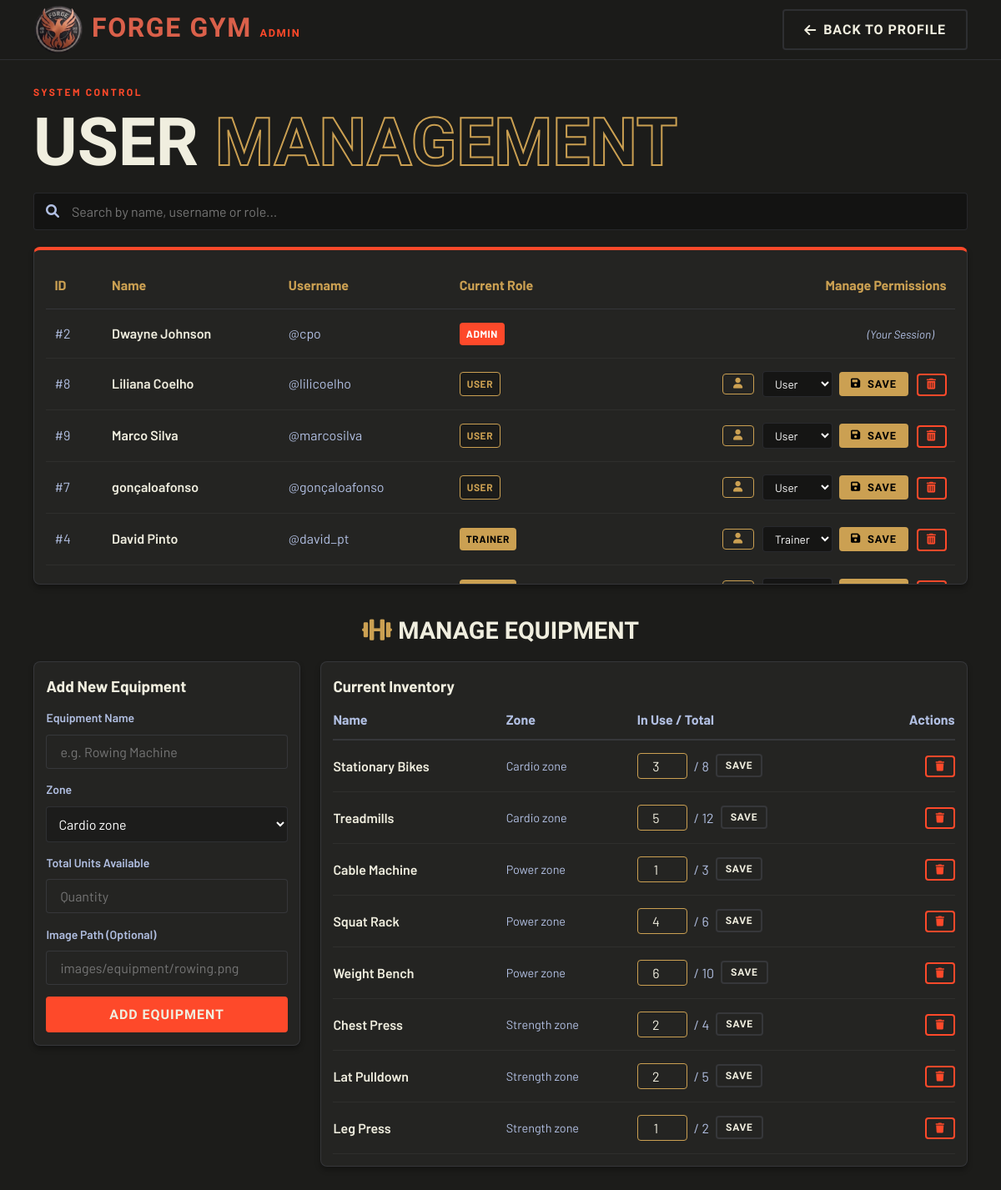
/pages/admin_dashboard.php (signed in), run on the app's committed database.
### tables this page shows
CREATE TABLE users (
    id INTEGER PRIMARY KEY AUTOINCREMENT,
    name TEXT NOT NULL,
    username TEXT UNIQUE NOT NULL,
    email TEXT UNIQUE NOT NULL,
    password TEXT NOT NULL, 
    profile_photo TEXT DEFAULT 'images/profiles/default.png',
    role TEXT DEFAULT 'user', -- Pode ser 'admin', 'trainer', ou 'user'
    plan TEXT DEFAULT 'none', -- O plano de treino do utilizador (ex: Basic, Premium, none)
    trainer_id INTEGER DEFAULT NULL, -- Se for um 'trainer', guarda o ID correspondente da tabela trainers
    FOREIGN KEY (trainer_id) REFERENCES trainers(id)
);

CREATE TABLE equipment (
    id          INTEGER PRIMARY KEY AUTOINCREMENT,
    name        TEXT    NOT NULL,
    zone        TEXT    NOT NULL,
    total_units INTEGER NOT NULL DEFAULT 0,
    in_use      INTEGER NOT NULL DEFAULT 0,
    image_path  TEXT,
    CHECK (in_use >= 0),
    CHECK (in_use <= total_units)
);

### pages/admin_dashboard.php (the view, shortened to what this page needs)
<?php
try {
    $pdo = new PDO('sqlite:' . DB_PATH);
    $pdo->setAttribute(PDO::ATTR_ERRMODE, PDO::ERRMODE_EXCEPTION);
    $users = $pdo->query("SELECT id, name, username, email, role, trainer_id FROM users ORDER BY role ASC, name ASC")->fetchAll(PDO::FETCH_ASSOC);
} catch (PDOException $e) {
    die("Database connection failed: " . $e->getMessage());
}
?>
<!DOCTYPE html>
<html lang="en">
<head>
  <link rel="stylesheet" href="../css/style.css" />
  <link rel="stylesheet" href="https://cdnjs.cloudflare.com/ajax/libs/font-awesome/6.0.0/css/all.min.css">
</head>
  <body style="background: var(--color-bg);">
    <header class="header">
      <div class="container header__inner">
        <a href="../index.php" class="logo" aria-label="FORGE GYM homepage">
          <img src="../images/logo.png" alt="FORGE GYM" class="logo__img" />
          <span class="logo__text">FORGE GYM <span style="color: var(--color-accent); font-size: 0.8rem;">ADMIN</span></span>
        </a>
        <nav class="nav" id="main-nav" style="justify-content: flex-end;">
          <div class="nav__actions">
            <a href="profile.php" class="btn btn--ghost"><i class="fas fa-arrow-left"></i> Back to Profile</a>
          </div>
        </nav>
      </div>
    </header>
    <main class="page-spacing container" style="min-height: 85vh; padding-top: 6rem;">
      <header class="page-header" style="text-align: left; margin-bottom: var(--sp-6);">
        <p class="eyebrow" style="color: var(--color-accent);">System Control</p>
        <h1 class="page-title">USER <span class="page-title--outline">MANAGEMENT</span></h1>
      </header>
      <div style="margin-bottom: 20px; position: relative;">
          <i class="fas fa-search" style="position: absolute; left: 15px; top: 50%; transform: translateY(-50%); color: var(--color-text-muted);"></i>
          <input type="text" id="search-members" placeholder="Search by name, username or role..." class="form-control" style="width: 100%; padding: 12px 15px 12px 45px; background: rgba(0,0,0,0.3); border: 1px solid var(--color-border); color: white; border-radius: 4px; font-size: 1rem;">
      </div>
      <section class="card" style="border-top: 4px solid var(--color-accent); padding: 0;">
        <div class="custom-scrollbar" style="max-height: 400px; overflow-y: auto; overflow-x: auto; padding: var(--sp-4);">
          <table id="members-table" style="width: 100%; text-align: left; border-collapse: collapse;">
          <thead>
            <tr style="border-bottom: 1px solid var(--color-border); color: var(--color-gold);">
              <th style="padding: 15px 10px;">ID</th>
              <th style="padding: 15px 10px;">Name</th>
              <th style="padding: 15px 10px;">Username</th>
              <th style="padding: 15px 10px;">Current Role</th>
              <th style="padding: 15px 10px; text-align: right;">Manage Permissions</th>
            </tr>
          </thead>
          <tbody>
            <?php foreach ($users as $u): ?>
              <tr style="border-bottom: 1px solid rgba(255,255,255,0.05);">
                <td style="padding: 15px 10px; color: var(--color-text-muted);">#<?php echo $u['id']; ?></td>
                <td style="padding: 15px 10px; font-weight: 600;"><?php echo htmlspecialchars($u['name']); ?></td>
                <td style="padding: 15px 10px; color: var(--color-text-muted);">@<?php echo htmlspecialchars($u['username']); ?></td>
                <td style="padding: 15px 10px;">
                  <?php if ($u['role'] === 'admin'): ?>
                      <span class="badge" style="background: var(--color-accent); color: white;">Admin</span>
                  <?php elseif ($u['role'] === 'trainer'): ?>
                      <span class="badge" style="background: var(--color-gold); color: black;">Trainer</span>
                  <?php else: ?>
                      <span class="badge badge--dark">User</span>
                  <?php endif; ?>
                </td>
                <td style="padding: 15px 10px; text-align: right;">
                  <?php if ($u['id'] !== $_SESSION['user_id']): ?>
                      <div style="display: flex; gap: 10px; justify-content: flex-end; align-items: center;">
                          <a href="profile.php?edit_user_id=<?php echo $u['id']; ?>" class="btn btn--primary btn--sm" style="padding: 5px 12px; font-size: 0.8rem; background: transparent; border: 1px solid var(--color-gold); color: var(--color-gold);" title="View Profile">
                              <i class="fas fa-user"></i>
                          </a>
                          <form action="admin_dashboard.php" method="POST" style="margin: 0; display: flex; gap: 8px; align-items: center;">
                              <select name="role" class="form-control" style="padding: 5px 10px; background: rgba(0,0,0,0.4); color: white; border: 1px solid var(--color-border); font-size: 0.85rem; border-radius: 4px;">
                                  <option value="user" <?php echo $u['role'] === 'user' ? 'selected' : ''; ?>>User</option>
                                  <option value="trainer" <?php echo $u['role'] === 'trainer' ? 'selected' : ''; ?>>Trainer</option>
                              </select>
                              <button type="submit" name="action" value="update_role" class="btn btn--primary btn--sm" style="padding: 5px 12px; font-size: 0.8rem; background: var(--color-gold); border-color: var(--color-gold); color: black; font-weight: bold;">
                                  <i class="fas fa-save"></i> Save
                              </button>
                          </form>
                          <form action="admin_dashboard.php" method="POST" style="margin: 0;" onsubmit="return confirm('Are you sure you want to permanently delete this account?');">
                              <button type="submit" name="action" value="delete" class="btn btn--ghost btn--sm" style="border-color: var(--color-accent); color: var(--color-accent); padding: 5px 10px; font-size: 0.8rem;" title="Delete User">
                                  <i class="fas fa-trash-alt"></i>
                              </button>
                          </form>
                      </div>
                  <?php else: ?>
                      <span style="color: var(--color-text-muted); font-size: 0.85rem; font-style: italic; padding-right: 15px;">(Your Session)</span>
                  <?php endif; ?>
                </td>
              </tr>
            <?php endforeach; ?>
          </tbody>
        </table>
                  </div>
      </section>
      <section class="admin-section" style="margin-top: var(--sp-8);">
          <header class="section-header" style="margin-bottom: var(--sp-4);">
            <h2 style="font-family: var(--font-display); font-size: 1.8rem; text-transform: uppercase;">
              <i class="fas fa-dumbbell" style="color: var(--color-gold);"></i> Manage Equipment
            </h2>
          </header>
          <div class="profile-grid">
            <div class="card" style="padding: var(--sp-4); align-self: start;">
              <h3 style="margin-bottom: var(--sp-3);">Add New Equipment</h3>
              <form action="../api/action_equipment.php" method="POST" class="form">
                <div class="form-group">
                  <label class="form-label">Equipment Name</label>
                  <input type="text" name="name" required class="form-control" placeholder="e.g. Rowing Machine">
                </div>
                <div class="form-group">
                  <label class="form-label">Zone</label>
                  <select name="zone" class="form-control" required style="padding: 10px; background: rgba(0,0,0,0.2); color: white; border: 1px solid var(--color-border);">
                    <option value="Cardio zone">Cardio zone</option>
                  </select>
                </div>
                <div class="form-group">
                  <label class="form-label">Total Units Available</label>
                  <input type="number" name="total_units" min="1" required class="form-control" placeholder="Quantity">
                </div>
                <div class="form-group">
                  <label class="form-label">Image Path (Optional)</label>
                  <input type="text" name="image_path" class="form-control" placeholder="images/equipment/rowing.png">
                </div>
                <button type="submit" class="btn btn--primary" style="width: 100%;">Add Equipment</button>
              </form>
            </div>
            <div class="card" style="padding: var(--sp-4); overflow-x: auto;">
              <h3 style="margin-bottom: var(--sp-3);">Current Inventory</h3>
              <table style="width: 100%; border-collapse: collapse; text-align: left;">
                <thead>
                  <tr style="border-bottom: 2px solid var(--color-border); color: var(--color-text-muted);">
                    <th style="padding-bottom: 10px;">Name</th>
                    <th style="padding-bottom: 10px;">Zone</th>
                    <th style="padding-bottom: 10px;">In Use / Total</th>
                    <th style="padding-bottom: 10px; text-align: right;">Actions</th>
                  </tr>
                </thead>
                <tbody>
                  <?php
                  $stmtEq = $pdo->query("SELECT * FROM equipment ORDER BY zone, name");
                  while ($eq = $stmtEq->fetch(PDO::FETCH_ASSOC)):
                  ?>
                  <tr style="border-bottom: 1px solid rgba(255,255,255,0.05);">
                    <td style="padding: 15px 0; font-weight: 600;"><?php echo htmlspecialchars($eq['name']); ?></td>
                    <td style="padding: 15px 0; font-size: 0.9rem; color: var(--color-text-muted);"><?php echo htmlspecialchars($eq['zone']); ?></td>
                    <td style="padding: 15px 0;">
                      <form action="../api/action_equipment.php" method="POST" style="display: flex; gap: 8px; align-items: center; margin: 0;">
                        <input type="number" name="in_use" value="<?php echo $eq['in_use']; ?>" min="0" max="<?php echo $eq['total_units']; ?>" class="form-control" style="width: 60px; padding: 5px; text-align: center; border: 1px solid var(--color-gold);">
                        <span style="color: var(--color-text-muted);">/ <?php echo $eq['total_units']; ?></span>
                        <button type="submit" class="btn btn--ghost btn--sm" style="padding: 5px 10px; font-size: 0.75rem;">Save</button>
                      </form>
                    </td>
                    <td style="padding: 15px 0; text-align: right;">
                      <form action="../api/action_equipment.php" method="POST" onsubmit="return confirm('Are you sure you want to remove <?php echo addslashes($eq['name']); ?>?');" style="margin: 0;">
                        <button type="submit" class="btn btn--ghost btn--sm" style="color: var(--color-accent); border-color: var(--color-accent); padding: 5px 10px; font-size: 0.75rem;">
                          <i class="fas fa-trash"></i>
                        </button>
                      </form>
                    </td>
                  </tr>
                  <?php endwhile; ?>
                </tbody>
              </table>
            </div>
          </div>
        </section>
    </main>
  </body>
</html>

### css/01-base.css (style rules this page uses)
:root { --color-bg: #1C1C1A; --color-bg-alt: #161614; --color-bg-surface: #242422; --color-border: rgba(177, 191, 226, 0.12); --color-primary: #16336F; --color-primary-hover:#1a3d87; --color-gold: #CBA052; --color-accent: #FE492A; --color-accent-hover: #e03e22; --color-logo: #da604a; --color-text: #F0EEDF; --color-text-muted: #B1BFE2; --color-text-dim: rgba(177, 191, 226, 0.35); --color-on-primary: #F0EEDF; --color-on-accent: #F0EEDF; --font-display: 'Barlow Condensed', sans-serif; --font-body: 'Barlow', sans-serif; --text-xs: 0.75rem; --text-sm: 0.875rem; --text-base: 1rem; --text-lg: 1.125rem; --text-2xl: 1.5rem; --text-3xl: 2rem; --text-4xl: 2.75rem; --text-5xl: 4rem; --sp-2: 0.5rem; --sp-3: 0.75rem; --sp-4: 0.90rem; --sp-6: 1.5rem; --sp-8: 2rem; --sp-10: 2.5rem; --radius-sm: 4px; --radius-md: 8px; --radius-lg: 16px; --radius-full: 9999px; --t-fast: 0.15s ease; --t-base: 0.25s ease; --t-slow: 0.4s ease; --container-max: 1200px; --container-pad: clamp(1rem, 5vw, 2.5rem); --header-h: 4.5rem; }
*, *::before, *::after { box-sizing: border-box; margin: 0; padding: 0; }
body { min-height: 100vh; background-color: var(--color-bg); color: var(--color-text); font-family: var(--font-body); font-size: var(--text-base); line-height: 1.6; -webkit-font-smoothing: antialiased; }
a { color: inherit; text-decoration: none; }
button { cursor: pointer; font-family: inherit; background: none; border: none; }

### css/02-components.css (style rules this page uses)
.btn { display: inline-flex; align-items: center; justify-content: center; gap: var(--sp-2); padding: 0.625rem 1.5rem; font-family: var(--font-display); font-size: var(--text-base); font-weight: 700; letter-spacing: 0.06em; text-transform: uppercase; border: 2px solid transparent; border-radius: var(--radius-sm); transition: all var(--t-fast); white-space: nowrap; }
.btn--primary { background-color: var(--color-accent); color: var(--color-on-accent); border-color: var(--color-accent); }
.btn--ghost { background-color: transparent; color: var(--color-text); border-color: var(--color-border); }
.badge { display: inline-block; padding: 0.25rem 0.5rem; font-size: var(--text-xs); font-weight: 700; text-transform: uppercase; border-radius: var(--radius-sm); letter-spacing: 0.05em; }
.badge--dark { background-color: var(--color-bg); color: var(--color-gold); border: 1px solid var(--color-gold); }
.form { display: flex; flex-direction: column; gap: var(--sp-4); }
.form-group { display: flex; flex-direction: column; gap: var(--sp-2); }
.form-label { font-size: var(--text-sm); font-weight: 600; color: var(--color-text-muted); }
.form-control { background-color: var(--color-bg-surface); color: var(--color-text); border: 1px solid var(--color-border); padding: 0.625rem 1rem; border-radius: var(--radius-sm); font-family: var(--font-body); font-size: var(--text-base); outline: none; transition: border-color var(--t-fast); width: 100%; }
select.form-control { color-scheme: dark; }
.card { background-color: var(--color-bg-surface); border: 1px solid var(--color-border); border-radius: var(--radius-md); padding: var(--sp-6); box-shadow: 0 4px 6px rgba(0, 0, 0, 0.3); }

### css/03-layout.css (style rules this page uses)
.container { max-width: var(--container-max); margin-inline: auto; padding-inline: var(--container-pad); }
.header { position: fixed; top: 0; left: 0; right: 0; z-index: 100; height: var(--header-h); background-color: rgba(28, 28, 26, 0.9); backdrop-filter: blur(14px); -webkit-backdrop-filter: blur(14px); border-bottom: 1px solid var(--color-border); }
.header__inner { height: 100%; display: flex; align-items: center; justify-content: space-between; gap: var(--sp-8); }
.logo { display: flex; align-items: center; flex-shrink: 0; }
.logo__img { height: 60px; width: auto; object-fit: contain; margin-top: 0; }
.logo__text { font-family: var(--font-display); font-size: var(--text-3xl); font-weight: 900; color: var(--color-logo); letter-spacing: 0.05em; line-height: 1; margin-top: -5px; margin-left: 10px; }
.nav { display: flex; align-items: center; gap: var(--sp-8); flex: 1; justify-content: flex-end; }
.nav__actions { display: flex; gap: var(--sp-3); }

### data on the page
users: id "2", name "Dwayne Johnson", username "cpo", role "ADMIN", shows "(Your Session)"
users: id "8", name "Liliana Coelho", username "lilicoelho", role "USER"
users: id "9", name "Marco Silva", username "marcosilva", role "USER"
users: id "7", name "gonçaloafonso", username "gonçaloafonso", role "USER"
users: id "4", name "David Pinto", username "david_pt", shows "TRAINER", role "Trainer"
users: role "Trainer"
equipment: name "Stationary Bikes", zone "Cardio zone", in_use "3", total_units "8"
equipment: name "Treadmills", zone "Cardio zone", in_use "5", total_units "12"
equipment: name "Cable Machine", zone "Power zone", in_use "1", total_units "3"
equipment: name "Squat Rack", zone "Power zone", in_use "4", total_units "6"
equipment: name "Weight Bench", zone "Power zone", in_use "6", total_units "10"
equipment: name "Chest Press", zone "Strength zone", in_use "2", total_units "4"
equipment: name "Lat Pulldown", zone "Strength zone", in_use "2", total_units "5"
equipment: name "Leg Press", zone "Strength zone", in_use "1", total_units "2"
